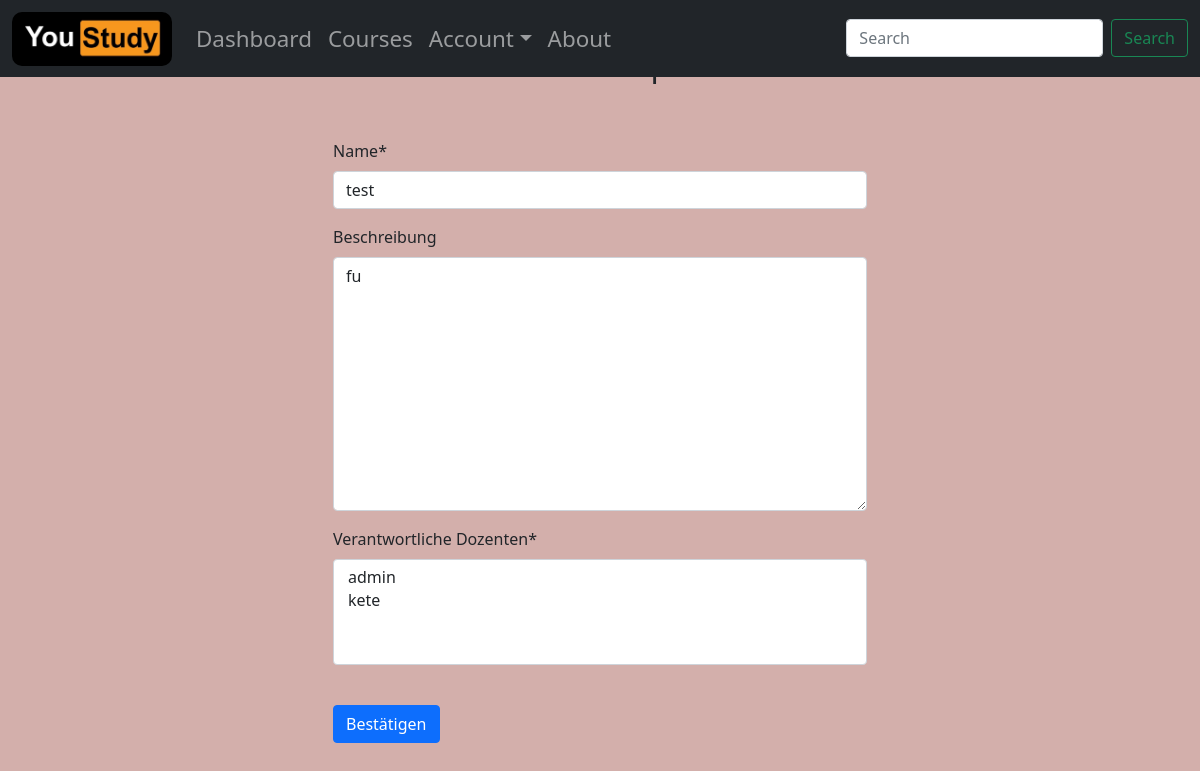
The page /courses/1/update (signed in) on the database as committed earlier.
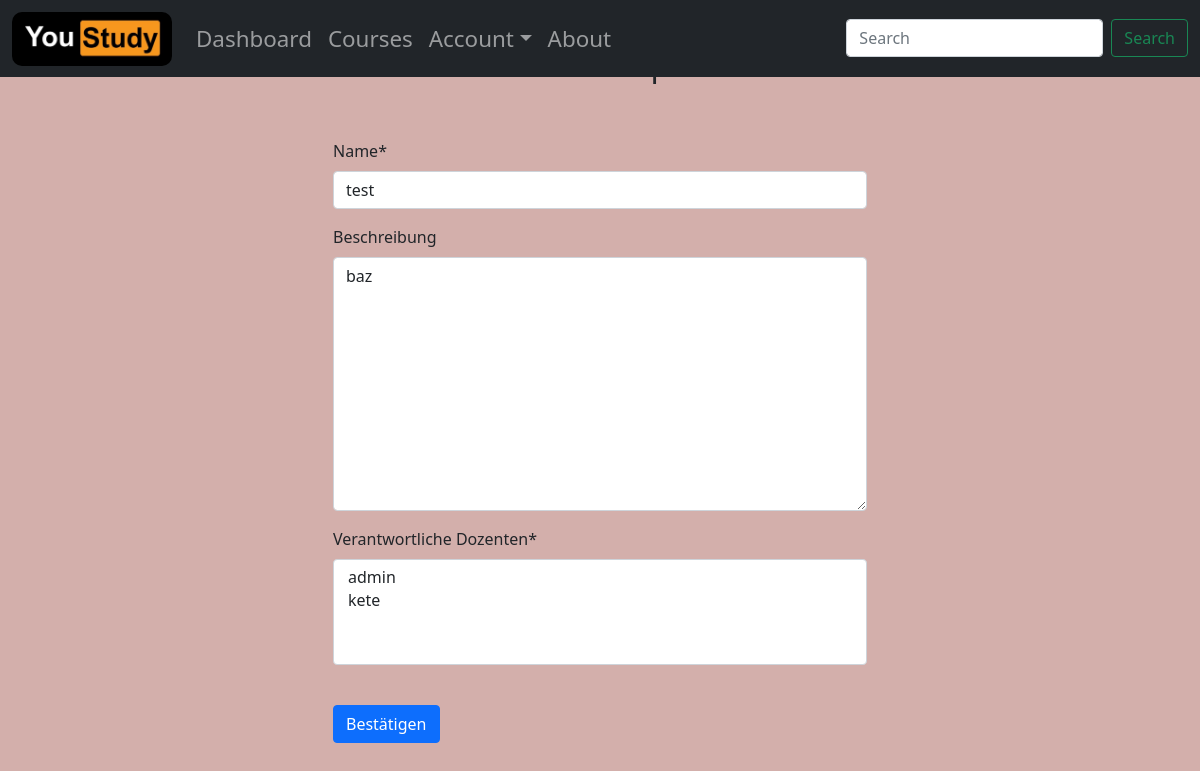
The same page on the database as committed later.
### course/models.py (models this page shows)
class Course(models.Model):
    name = models.CharField(max_length=256, unique=True)
    description = models.TextField(null=True, blank=True, max_length=2048, verbose_name="Beschreibung")
    tags = TaggableManager(blank=True)
    date_created = models.DateTimeField(auto_now_add=True, verbose_name="Erstellt am")
    date_modified = models.DateTimeField(auto_now_add=True, verbose_name="Angepasst am")
    created_by = models.ForeignKey(Profile, on_delete=models.DO_NOTHING, related_name="course_created_by", verbose_name="erstellt von")
    responsible_teachers = models.ManyToManyField(Profile, through="CourseResponsibleTeachers", related_name="course_responsible_teacher", verbose_name="Verantwortliche Dozenten")
    subscribed_students = models.ManyToManyField(Profile, through="CourseSubscribedStudents", related_name="course_subscribed_students", verbose_name="Eingeschriebene Studenten")

### course/views.py (the view)
# urls.py: path("<int:course_id>/update", views.update, name="courses_update"),
@login_required
def update(request, course_id):
    obj = get_object_or_404(Course, id=course_id)
    form = CourseForm(request.POST or None, instance=obj)
    if form.is_valid():
        obj = form.save(commit=False)
        obj.save()
        messages.success(request, "Modul erfolgreich angepasst.")
        context = {'course_form': form}
        return redirect(courses)
    else:
        context = {'course_form': form,
                   'course': obj,
                   'error': 'Fehler beim Anpassen des Moduls.'}
        return render(request, template_name="update.html", context=context)

### course/forms.py
class CourseForm(forms.ModelForm):
    class Meta:
        model = Course
        fields = ("name", "description", "responsible_teachers", "tags")

### base/models.py (called while the page is built)
    def __str__(self):
        if self.user.first_name or self.user.last_name:
            full_name = self.user.first_name + " " + self.user.last_name
            return f"{self.user.username} ({full_name})"
        return f"{self.user.username}"

### course/templates/update.html (shortened to what this page needs)
{% extends "base/base.html" %}
{% block content %}
{% load crispy_forms_tags %}
<div class="container pt-1">
 <div class="py-5 text-center">
  <h2>Modul {{ course.name }} anpassen</h2>
  </div>
 <div class="row g-5 justify-content-md-center">
  <div class="col-sm-6">
  <form method="post" enctype="multipart/form-data">
   {{ course_form|crispy }}
  <button class="btn btn-primary my-4" type="submit">Bestätigen</button>
  </form>
   </div>
 </div>
 </div>
{% endblock %}

Rows that differ between the two databases and show on the page:
changed Course "test": description "fu" → "baz"
